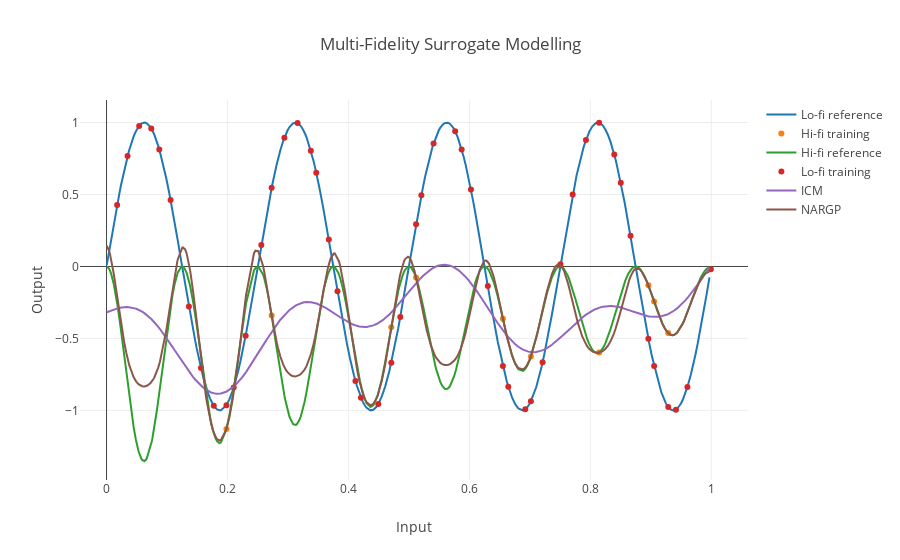

Here is the notebook cell this chart was saved with:
### Markdown cell above
### Plot results

### Code cell
from plotly.offline import download_plotlyjs, init_notebook_mode, plot, iplot
import plotly.plotly as py
from plotly.graph_objs import *
import plotly.graph_objs as go
import numpy as np
init_notebook_mode(connected=True)

x_sorted, y_sorted = sort_ascending(samples,ref_outputs)
# Create a trace
reference_lofi = go.Scatter(
    x = x_sorted,
    y = y_sorted,
    mode = 'markers-line',
    name = 'Hi-fi reference'
)

x_sorted, y_sorted = sort_ascending(nargp_samples_hifi,nargp_results_hifi)
trainingplot_hifi = go.Scatter(
    x = x_sorted,
    y = y_sorted,
    mode = 'markers',
    name = 'Hi-fi training'
)

x_sorted, y_sorted = sort_ascending(samples,ref_outputs_lofi)
# Create a trace
reference = go.Scatter(
    x = x_sorted,
    y = y_sorted,
    mode = 'markers-line',
    name = 'Lo-fi reference'
)

x_sorted, y_sorted = sort_ascending(nargp_samples_lofi,nargp_results_lofi)
trainingplot_lofi = go.Scatter(
    x = x_sorted,
    y = y_sorted,
    mode = 'markers',
    name = 'Lo-fi training'
)

x_sorted, y_sorted = sort_ascending(samples,icm_outputs)
icm = go.Scatter(
    x = x_sorted,
    y = y_sorted,
    mode = 'markers-line',
    name = 'ICM'
)

x_sorted, y_sorted = sort_ascending(samples,nargp_outputs)
nargp = go.Scatter(
    x = x_sorted,
    y = y_sorted,
    mode = 'markers-line',
    name = 'NARGP'
)



layout = dict(title = 'Multi-Fidelity Surrogate Modelling',
              xaxis = dict(title = 'Input'),
              yaxis = dict(title = 'Output'),
              )

fig = Figure(data=[reference,trainingplot_hifi, reference_lofi,trainingplot_lofi, icm, nargp], layout=layout)



iplot(fig)

### Figure 1 — Plotly figure (JSON) as saved in the notebook; plotly's stock layout.template omitted (floating-point values rounded to 4 significant figures; data arrays with more than 128 entries replaced by an {"elided": "..."} marker saying what was removed)
{"data": [{"mode": "markers-line", "name": "Lo-fi reference", "type": "scatter", "x": {"elided": "500 float values"}, "y": {"elided": "500 float values"}}, {"mode": "markers", "name": "Hi-fi training", "type": "scatter", "x": [0.1983, 0.273, 0.4709, 0.5118, 0.6554, 0.7017, 0.8145, 0.8959, 0.9054, 0.9288], "y": [-1.129, -0.3407, -0.4219, -0.07728, -0.3632, -0.6255, -0.5981, -0.1304, -0.2437, -0.4625]}, {"mode": "markers-line", "name": "Hi-fi reference", "type": "scatter", "x": {"elided": "500 float values"}, "y": {"elided": "500 float values"}}, {"mode": "markers", "name": "Lo-fi training", "type": "scatter", "x": [0.01755, 0.03482, 0.05394, 0.07405, 0.08719, 0.1059, 0.1362, 0.1562, 0.1773, 0.1983, 0.2102, 0.23, 0.256, 0.273, 0.294, 0.3159, 0.3378, 0.3468, 0.3675, 0.3819, 0.4116, 0.4207, 0.4493, 0.4709, 0.4857, 0.5118, 0.5206, 0.5407, 0.5765, 0.5872, 0.6025, 0.6304, 0.6554, 0.6643, 0.6925, 0.7017, 0.721, 0.7506, 0.7708, 0.7927, 0.8145, 0.8395, 0.8503, 0.8665, 0.8959, 0.9054, 0.9288, 0.9416, 0.9605, 0.9993], "y": [0.4269, 0.7675, 0.9769, 0.9582, 0.8136, 0.4624, -0.2775, -0.7063, -0.9676, -0.9636, -0.8413, -0.4811, 0.1494, 0.5464, 0.8943, 0.9963, 0.8046, 0.6516, 0.1871, -0.172, -0.795, -0.9124, -0.9563, -0.6688, -0.351, 0.2926, 0.4951, 0.8542, 0.9391, 0.8134, 0.535, -0.1364, -0.6918, -0.835, -0.9922, -0.9369, -0.6654, 0.01576, 0.4996, 0.8793, 0.9987, 0.7782, 0.5811, 0.213, -0.5015, -0.6921, -0.9761, -0.9948, -0.8374, -0.01877]}, {"mode": "markers-line", "name": "ICM", "type": "scatter", "x": {"elided": "500 float values"}, "y": {"elided": "500 float values"}}, {"mode": "markers-line", "name": "NARGP", "type": "scatter", "x": {"elided": "500 float values"}, "y": {"elided": "500 float values"}}], "layout": {"title": "Multi-Fidelity Surrogate Modelling", "xaxis": {"title": "Input"}, "yaxis": {"title": "Output"}}}
